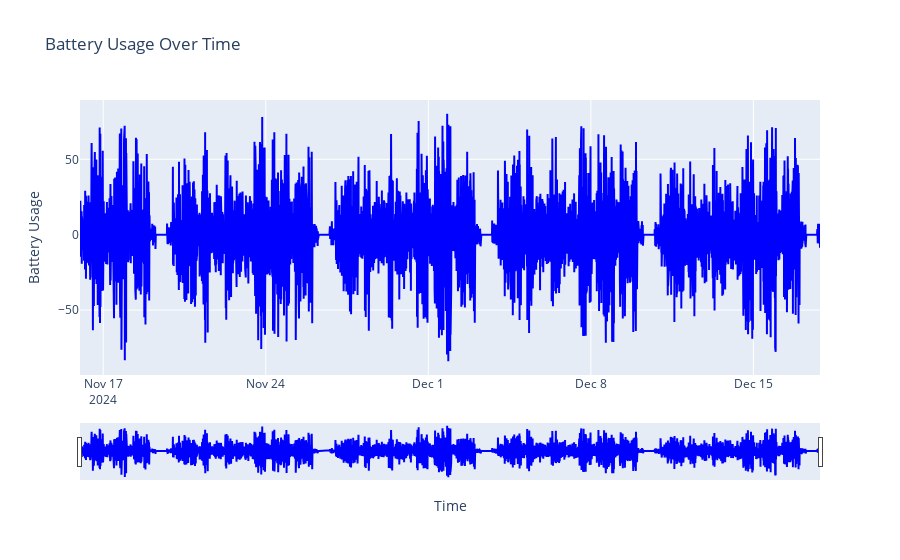

Source (notebook cell):
### Code cell
# Read CSV for visualization
df = pd.read_csv("user2_processed_data.csv")

# Plot the data for visualization using Plotly
fig = go.Figure()
fig.add_trace(go.Scatter(x=df["time"], y=df["Battery Usage"],
                         mode='lines', name='Battery Usage',
                         line=dict(color='blue')))

fig.update_layout(
    title='Battery Usage Over Time',
    xaxis_title='Time',
    yaxis_title='Battery Usage',
    xaxis_rangeslider_visible=True
)

fig.show()

### Figure 1 — Plotly figure (JSON) as saved in the notebook; plotly's stock layout.template omitted (floating-point values rounded to 4 significant figures; data arrays with more than 128 entries replaced by an {"elided": "..."} marker saying what was removed)
{"data": [{"line": {"color": "blue"}, "mode": "lines", "name": "Battery Usage", "type": "scatter", "x": {"elided": "4590 str values"}, "y": {"elided": "4590 float values"}}], "layout": {"title": {"text": "Battery Usage Over Time"}, "xaxis": {"rangeslider": {"visible": true}, "title": {"text": "Time"}}, "yaxis": {"title": {"text": "Battery Usage"}}}}
